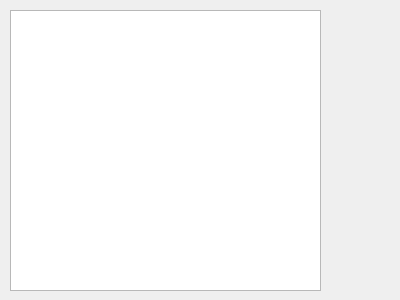
<?xml version="1.0" encoding="UTF-8"?>
<ui version="4.0">
 <class>Form</class>
 <widget class="QWidget" name="Form">
  <property name="geometry">
   <rect>
    <x>0</x>
    <y>0</y>
    <width>400</width>
    <height>300</height>
   </rect>
  </property>
  <property name="windowTitle">
   <string>Form</string>
  </property>
  <widget class="QListWidget" name="listWidget">
   <property name="geometry">
    <rect>
     <x>10</x>
     <y>10</y>
     <width>311</width>
     <height>281</height>
    </rect>
   </property>
  </widget>
 </widget>
 <resources/>
 <connections/>
</ui>
